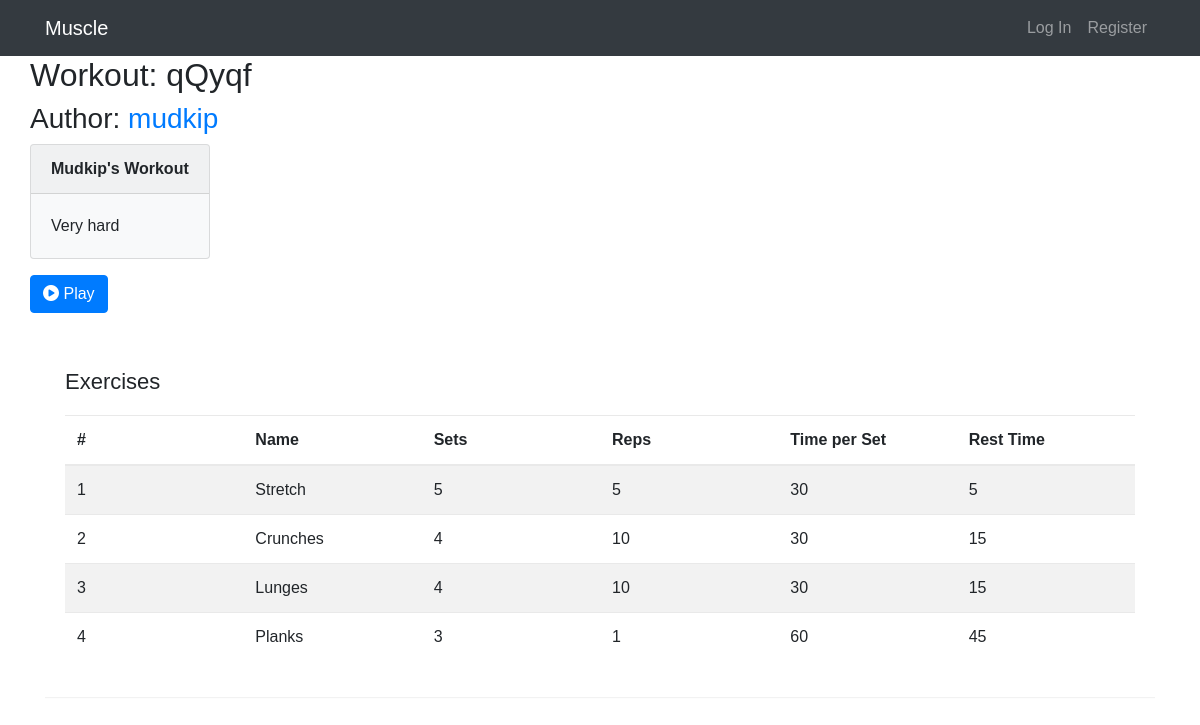
Page /workout/qQyqf on the committed database.
### muscle/models.py (models this page shows, shortened)
class Workout(models.Model):
    code = models.CharField(max_length=5, primary_key=True)
    author = models.ForeignKey("User", on_delete=models.CASCADE, related_name="author")
    name = models.CharField(max_length=255)
    description = models.TextField(blank=True)

class User(AbstractUser):
    def serialize(self):
        return {
            "id": self.id,
            "username": self.username,
            "email": self.email,
            "date_joined": self.date_joined
        }

class Exercise(models.Model):
    name = models.CharField(max_length=255, default="New Exercise")
    description = models.TextField(blank=True)
    sets = models.PositiveIntegerField(default=0)
    reps = models.PositiveIntegerField(default=0)
    set_time = models.PositiveIntegerField(default=0) # In seconds btw
    rest_time = models.PositiveIntegerField(default=0) # In seconds btw
    workout = models.ForeignKey("Workout", on_delete=models.CASCADE)
    sequence = models.PositiveIntegerField(default=0)
    class Meta:
        unique_together = ['workout', 'sequence']
        ordering = ['workout', 'sequence']

### muscle/views.py (the view)
# urls.py: path("workout/<str:workout_id>", views.workout, name="workout"),
def workout(request, workout_id):
    try:
        workout = Workout.objects.get(pk=workout_id)
    except Workout.DoesNotExist:
        return render(request, "muscle/error.html", {
                "message": "Workout does not exist."
        })
    exercises = Exercise.objects.filter(workout=workout).all()
    context = {
        'workout': workout,
        'workout_id': workout_id,
        'exercises': exercises,
    }
    return render(request, "muscle/workout.html", context)

### muscle/templates/muscle/workout.html (shortened to what this page needs)
{% extends "muscle/layout.html" %}
{% load static %}
{% block body %}
    <div class="row">
        <div id="workout-title" data-id="{{ workout_id }}">
            <h2>Workout: {{ workout_id }}</h2>
        </div>
    </div>
    <div class="row">
        <h3>Author: <a href="{% url 'profile' username=workout.author %}">{{ workout.author }}</a></h2>
    </div>
    <div class="row">
        <div class="card bg-light mb-3">
            <div class="card-header">
                <strong>{{ workout.name }}</strong>
            </div>
            <div class="card-body">
                {{ workout.description }}
            </div>
        </div>
    </div>
    <div class="row">
        <a href="{% url 'play' workout_id=workout_id %}">
            <button id="play-workout" class="btn btn-primary"><i class="fa fa-play-circle"></i> Play</button>
        </a>
    </div>
    <div class="row">
        <div class="container-xl">
            <div class="table-responsive">
                <div class="table-wrapper">
                    <div class="table-title">
                        <div class="row">
                            <div class="col-sm-8"><h2>Exercises</h2></div>
                            <div class="col-sm-4">
                            </div>
                        </div>
                    </div>
                    <table class="table table-striped table-hover">
                        <thead>
                            <tr>
                                <th>#</th>
                                <th>Name</th>
                                <th>Sets</th>
                                <th>Reps</th>
                                <th>Time per Set</th>
                                <th>Rest Time</th>
                            </tr>
                        </thead>
                        <tbody>
                            {% for exercise in exercises %}
                            <tr>
                                <td>{{ exercise.sequence }}</td>
                                <td>{{ exercise.name }}</td>
                                <td>{{ exercise.sets }}</td>
                                <td>{{ exercise.reps }}</td>
                                <td>{{ exercise.set_time }}</td>
                                <td>{{ exercise.rest_time }}</td>
                            </tr>
                            {% endfor %}
                        </tbody>
                    </table>
                </div>
            </div>
        </div>
    </div>
{% endblock %}

### muscle/templates/muscle/layout.html (shortened to what this page needs)
{% load static %}
<!DOCTYPE html>
<html lang="en">
    <head>
        <link rel="stylesheet" href="https://stackpath.bootstrapcdn.com/bootstrap/4.4.1/css/bootstrap.min.css">
        <link href="{% static 'muscle/styles.css' %}" rel="stylesheet">
        <link href="{% static 'muscle/play.css' %}" rel="stylesheet">
    </head>
    <body>
        <nav class="navbar navbar-expand-lg navbar-dark bg-dark">
            <div class="container">
                <a class="navbar-brand" href="{% url 'index' %}">Muscle</a>
                    <div>
                    <ul class="navbar-nav mr-auto">
                        {% if user.is_authenticated %}
                            <li class="nav-item">
                                <a class="nav-link" href="{% url 'logout' %}">Log Out</a>
                            </li>
                        {% else %}
                            <li class="nav-item">
                                <a class="nav-link" href="{% url 'login' %}">Log In</a>
                            </li>
                            <li class="nav-item">
                                <a class="nav-link" href="{% url 'register' %}">Register</a>
                            </li>
                        {% endif %}
                    </ul>
                </div>
            </div>
          </nav>
        <div class="body">
            <div class="container">
                {% block body %}
                {% endblock %}
            </div>
        </div>
    </body>
</html>

### muscle/static/muscle/styles.css (style rules this page uses)
.table-wrapper { width: 100%; margin: 30px auto; background: #fff; padding: 20px; box-shadow: 0 1px 1px rgba(0,0,0,.05); }
.table-title { padding-bottom: 10px; margin: 0 0 10px; }
.table-title h2 { margin: 6px 0 0; font-size: 22px; }
table.table { table-layout: fixed; }
table.table tr th, table.table tr td { border-color: #e9e9e9; }

### muscle/static/muscle/play.css (style rules this page uses)
body { font-family: sans-serif; }

### rows in the picture
Workout: author "mudkip", name "Mudkip's Workout", description "Very hard"
Exercise: sequence "1", name "Stretch", sets "5", reps "5", set_time "30", rest_time "5"
Exercise: sequence "2", name "Crunches", sets "4", reps "10", set_time "30", rest_time "15"
Exercise: sequence "3", name "Lunges", sets "4", reps "10", set_time "30", rest_time "15"
Exercise: sequence "4", name "Planks", sets "3", reps "1", set_time "60", rest_time "45"

### other values in the picture
{{ workout_id }} "qQyqf"
